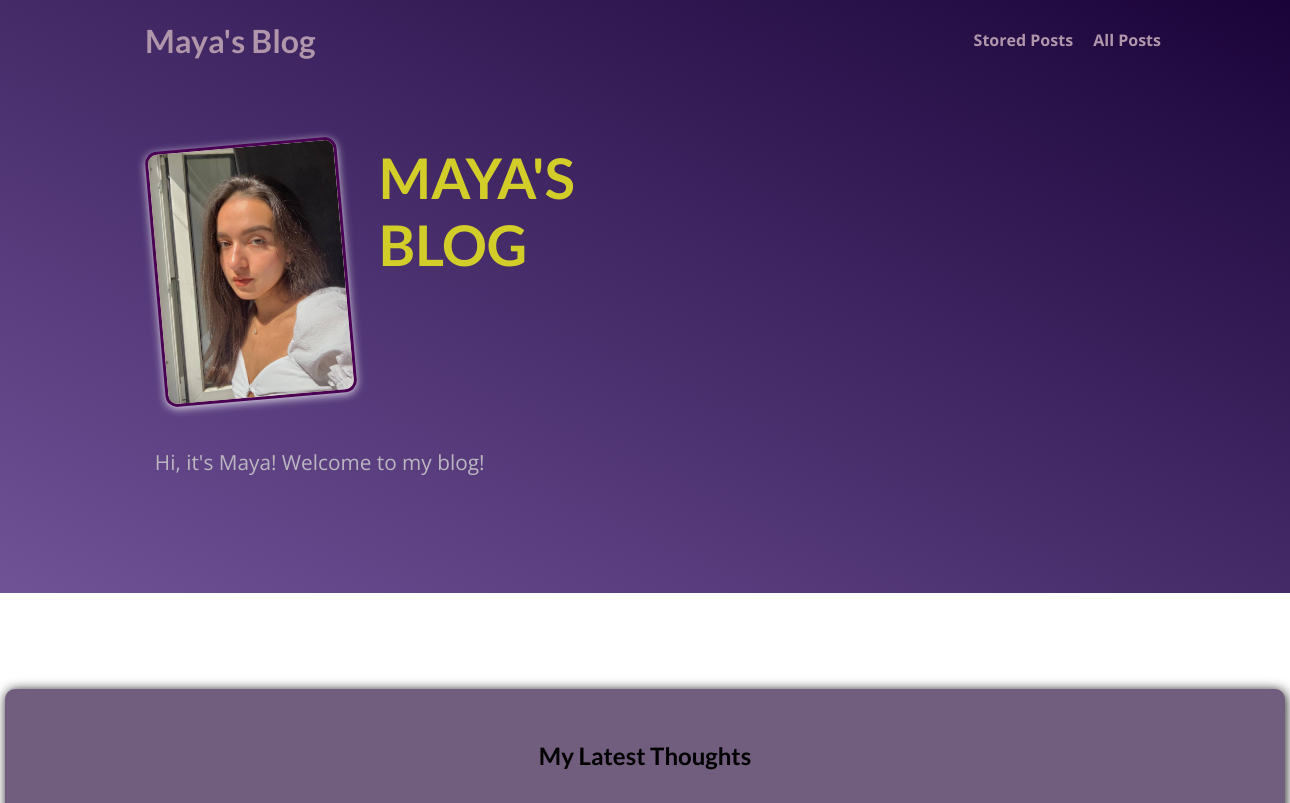
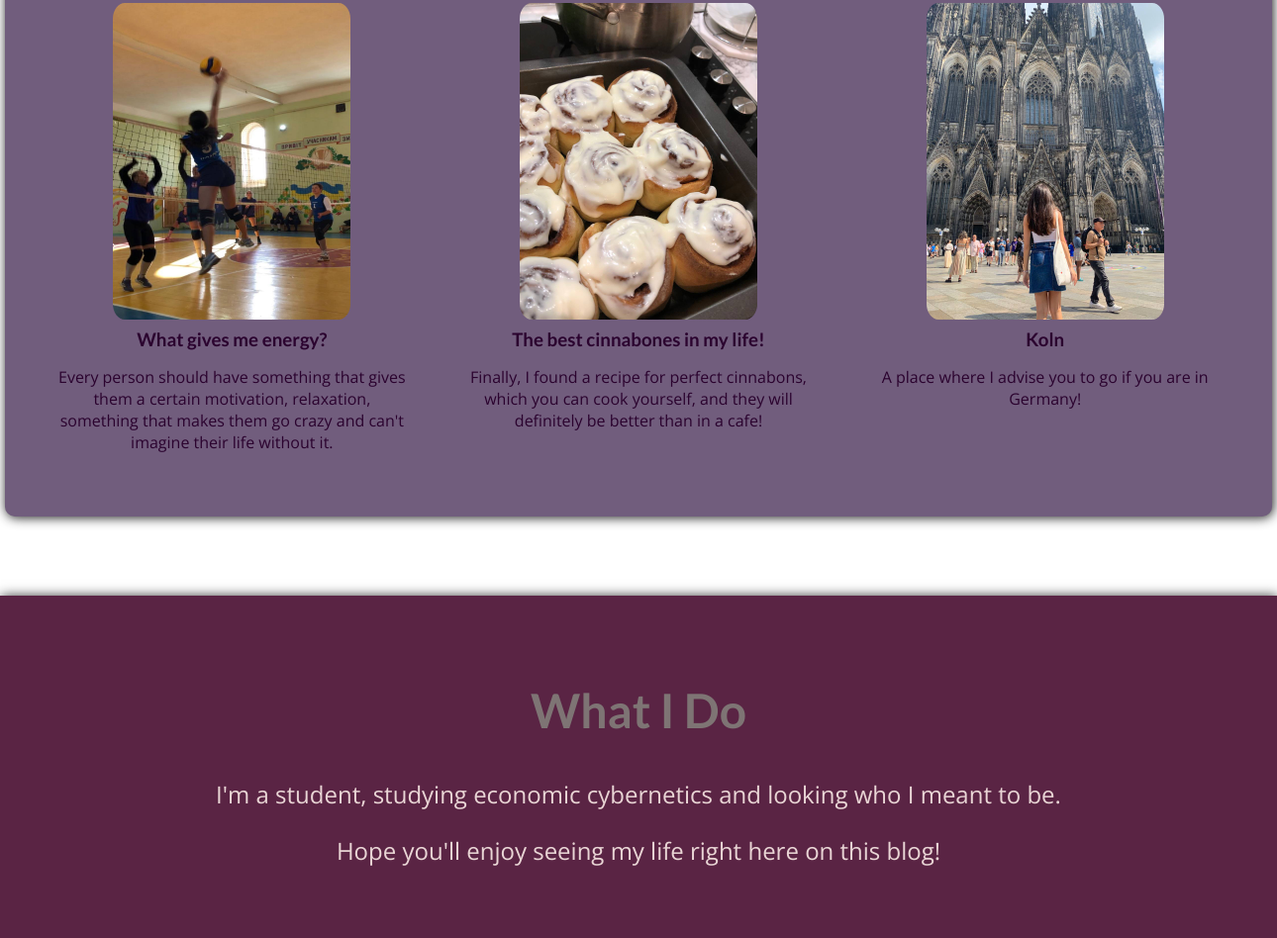
The page / on the database its author committed (2 pictures, top to bottom).
### blog/models.py (models this page shows, shortened)
class Post(models.Model):
    title = models.CharField(max_length=150)
    excerpt = models.CharField(max_length=200)
    image = models.ImageField(upload_to="posts", null=True)
    date = models.DateField(auto_now=True)
    slug = models.SlugField(unique=True, db_index=True)
    content = models.TextField(validators=[MinLengthValidator(10)])
    author = models.ForeignKey(
        Author, on_delete=models.SET_NULL, null=True, related_name="posts")
    tags = models.ManyToManyField(Tag)

### blog/views.py (the view)
# urls.py: path("", views.StartingPageView.as_view(), name="starting-page"),
class StartingPageView(ListView):
    template_name = "blog/index.html"
    model = Post
    ordering = ["-date"]
    context_object_name = "posts"
    def get_queryset(self):
        queryset = super().get_queryset()
        data = queryset[:3]
        return data

### blog/templates/blog/index.html (shortened to what this page needs)
{% extends "base.html" %}
{% load static %}
{% block css_files %}
  <link rel="stylesheet" href="{% static "blog/post.css" %}" />
  <link rel="stylesheet" href="{% static "blog/index.css" %}" />
{% endblock %}
{% block content %}
<section id="welcome">
  <header>
    <img src="{%static "blog/images/me.jpg"%}" alt="Maya - The Author Of This Blog" />
    <h2>MAYA'S BLOG</h2>
  </header>
  <p>Hi, it's Maya! Welcome to my blog!</p>
</section>
<section id="latest-posts">
  <h2>My Latest Thoughts</h2>
  <ul>
    {% for post in posts %}
      {% include "blog/includes/post.html" %}
    {% endfor %}
  </ul>
</section>
<section id="about">
  <h2>What I Do</h2>
  <p>
    I'm a student, studying economic cybernetics and looking who I meant to be.
  </p>
  <p>
    Hope you'll enjoy seeing my life right here on this blog!
  </p>
</section>
{% endblock %}

### blog/templates/blog/includes/post.html
<li>
  <article class="post">
    <a href="{% url "post-detail-page" post.slug %}">
      <img src="{{ post.image.url }}" alt="{{ post.title }}"
      />
      <div class="post__content">
        <h3>{{ post.title }}</h3>
        <p>
          {{ post.excerpt }}
        </p>
      </div>
    </a>
  </article>
</li>

### static/app.css (style rules this page uses)
* { box-sizing: border-box; }
html { font-family: 'Open Sans', 'Lato', sans-serif; }
body { margin: 0; }
h1, h2, h3 { font-family: 'Lato', sans-serif; font-weight: bold; }

### blog/static/blog/post.css (style rules this page uses)
.post { display: flex; flex-direction: column; align-items: center; text-align: center; }
.post a { text-decoration: none; color: rgb(43, 3, 47); transition: all 0.2s ease; padding: 1rem; text-overflow: ellipsis " [..]"; }
.post img { width: 15rem; height: 20rem; border-radius: 5%; }
.post h3 { margin: 0.25rem 0; }

### blog/static/blog/index.css (style rules this page uses)
#welcome { background: linear-gradient(to right top, #705297, #1a0339); padding: 6rem 12%; }
#welcome header { display: flex; align-items: flex-start; margin: 3rem auto; }
#welcome img { width: 12rem; height: 16rem; object-fit: cover; object-position: top; border: 3px solid rgb(74, 1, 84); border-radius: 12px; background-color: #e3d6c7; transform: rotateZ(-5deg); box-shadow: 0 2px 8px rgba(255, 255, 255, 0.808); }
#welcome h2 { font-size: 3.5rem; margin: 0 0 0 2rem; color: #d3cd2a; width: 5rem; }
#welcome p { color: rgb(187, 182, 192); font-size: 1.3rem; }
#latest-posts { background-color: rgb(113, 93, 125); padding: 2rem; border-radius: 10px; width: 80rem; margin: 6rem auto 2rem auto; box-shadow: 1px 1px 12px rgba(0, 0, 0, 0.903); }
#latest-posts h2 { text-align: center; }
#latest-posts ul { list-style: none; margin: 0; padding: 0; display: flex; gap: 1rem; }
#latest-posts li { flex: 1; }
#about { text-align: center; padding: 3rem; background-color: #5a2444; margin-top: 5rem; box-shadow: 1px 1px 12px rgba(0, 0, 0, 0.903); }
#about h2 { font-size: 3rem; color: #7e7474; }
#about p { font-size: 1.5rem; color: #e9d5d5; }
.post { display: flex; flex-direction: column; align-items: center; text-align: center; }
.post a { text-decoration: none; color: rgb(43, 3, 47); transition: all 0.2s ease; padding: 1rem; }
.post img { width: 15rem; height: 20rem; border-radius: 5%; }
.post h3 { margin: 0.25rem 0; }

### rows shown on the page
Post: image (picture), title "What gives me energy?", excerpt "Every person should have something that gives them a certain motivation, relaxation, something that makes them go crazy and can't imagine their life without it."
Post: image (picture), title "The best cinnabones in my life!", excerpt "Finally, I found a recipe for perfect cinnabons, which you can cook yourself, and they will definitely be better than in a cafe!"
Post: image (picture), title "Koln", excerpt "A place where I advise you to go if you are in Germany!"
